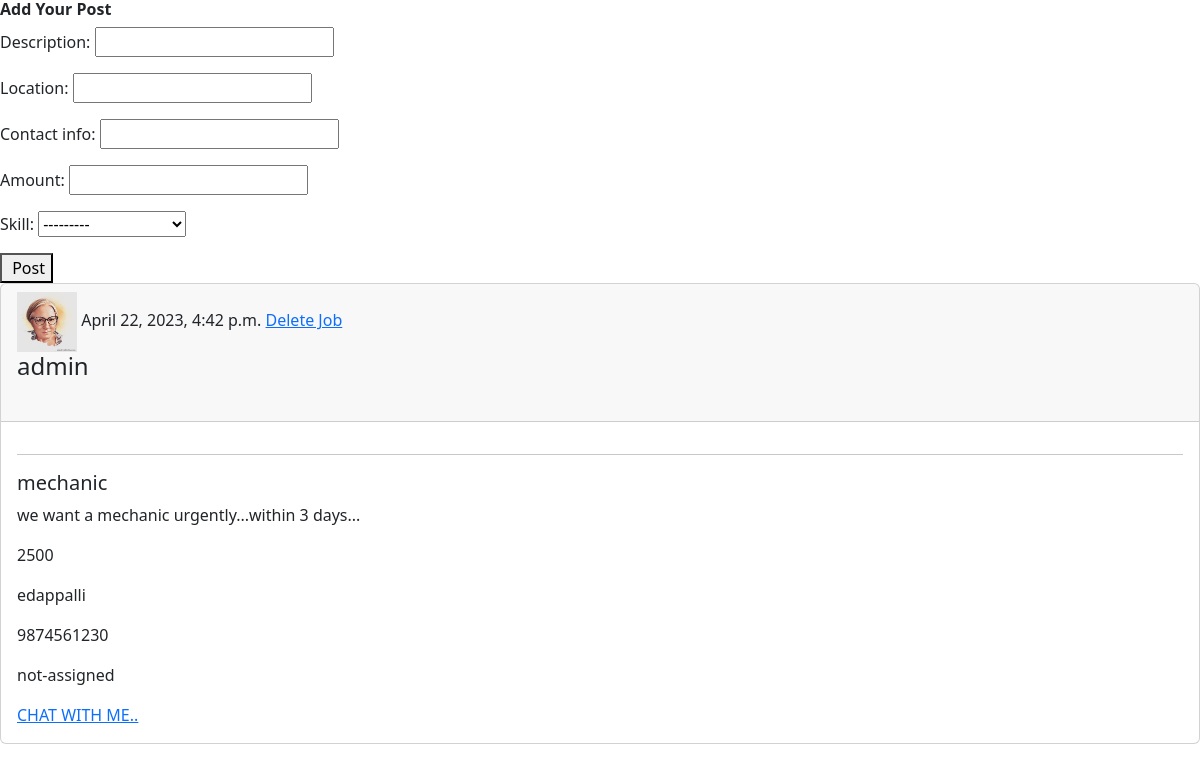
The page /add/job (signed in) on the database its author committed.
### Service/models.py (models this page shows, shortened)
class Job(models.Model):
    user=models.ForeignKey(User,on_delete=models.CASCADE)
    description=models.CharField(max_length=350)
    skill=models.ForeignKey(Category,on_delete=models.CASCADE)
    amount=models.PositiveIntegerField()
    location=models.CharField(max_length=200)
    contact_info=models.CharField(max_length=200)
    date=models.DateTimeField(auto_now_add=True)
    options=(
        ("not-assigned","not-assigned"),
        ("assigned","assigned"),
        ("progress","progress"),
        ("finished","finished")
    )
    status=models.CharField(max_length=200,choices=options,default="not-assigned")

class Userprofile(models.Model):
    user=models.OneToOneField(User,on_delete=models.CASCADE,related_name="profile")
    is_active=models.BooleanField(default=True)
    profile_pic=models.ImageField(upload_to="profile",null=True,blank=True)
    skill=models.ForeignKey(Category,on_delete=models.CASCADE)
    address=models.CharField(max_length=250)
    location=models.CharField(max_length=200)
    phone_number=models.CharField(max_length=50)

class Category(models.Model):
    name=models.CharField(max_length=200,unique=True)
    def __str__(self):
        return self.name

### Service/views.py (the view, shortened to what this page needs)
# urls.py: path("add/job",views.JobView.as_view(),name="job-add"),
@method_decorator(dectr,name="dispatch")
class JobView(CreateView,ListView):
    model=Job
    form_class=JobForm
    template_name="job-add.html"
    success_url=reverse_lazy("index")
    context_object_name="jobs"
    def get_queryset(self):
        return Job.objects.all().order_by("-date")

### Service/forms.py
class JobForm(forms.ModelForm):
    class Meta:
        model=Job
        fields=["description","location","contact_info","amount","skill"]

### Service/views.py (called while the page is built)
def signin_required(fn):
    def wrapper(request,*args,**kwargs):
        if not request.user.is_authenticated:
            return redirect("signin")
        else:
            return fn(request,*args,**kwargs)
    return wrapper

### Service/templates/job-add.html (shortened to what this page needs)
<!DOCTYPE html>
<html lang="en">
<head>
    <link href="https://cdn.jsdelivr.net/npm/bootstrap@5.3.0-alpha3/dist/css/bootstrap.min.css" rel="stylesheet">
    <div class="w3-col m7">
        <div class="w3-row-padding">
            <div class="w3-col m12">
                <div class="w3-card w3-round w3-white">
                    <div class="w3-container w3-padding">
                        <h6 class="w3-opacity"><B>Add Your Post</B></h6>
                        <form action="" method="post" enctype="multipart/form-data">
                            {{form.as_p}}
                            <button type="submit" class="w3-button w3-theme">
                                 Post</button>
                        </form>
                    </div>
                </div>
            </div>
        </div>
        {%for p in jobs%}
        <div class="card">
            <div class="card-header">
                {%if p.user.profile.profile_pic%}
                <img src="{{p.user.profile.profile_pic.url}}" alt="Avatar" class="w3-left w3-circle w3-margin-right"
                    style="width:60px">
                {%else%}
                <img src="/w3images/avatar2.png" alt="Avatar" class="w3-left w3-circle w3-margin-right"
                    style="width:60px">
                {%endif%}
                <span class="w3-right w3-opacity">{{p.date}}</span>
                {%if request.user == p.user%}
                <span class="w3-right w3-opacity">
                    </i><a href="{%url 'job-delete' p.id%}">Delete Job</a>
                </span>
                {%endif%}
                <h4>{{p.user}}</h4><br>
            </div>
            <div class="card-body">
            <hr class="w3-clear">
            <h5>{{p.skill}}</h5>
            <p>{{p.description}}</p>
            <p>{{p.amount}}</p>
            <p>{{p.location}}</p>
            <p>{{p.contact_info}}</p>
            <p>{{p.status}}</p>
            {%endfor%}
            <a href="">CHAT WITH ME..</a>
                </div>
              </div>
</head>
<body>
</body>
</html>

### rows shown on the page
Job: user.profile.profile_pic (picture), date "April 22, 2023, 4:42 p.m.", shows "Delete Job", user "admin", skill "mechanic", description "we want a mechanic urgently...within 3 days...", amount "2500", location "edappalli", contact_info "9874561230", status "not-assigned"
